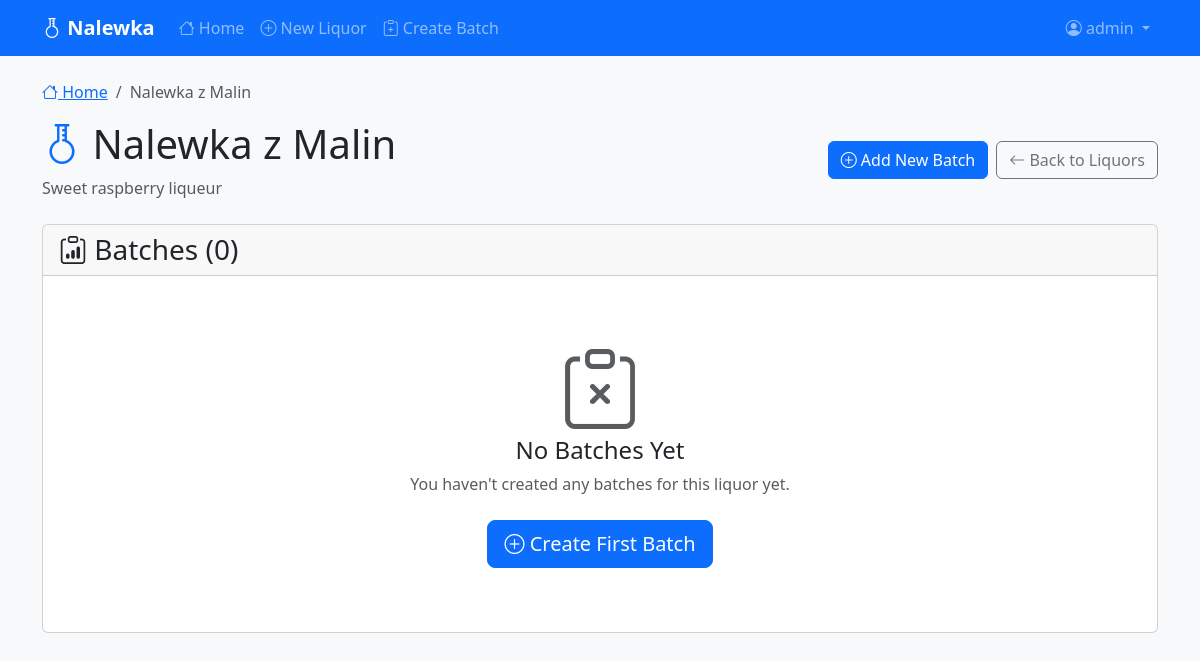
/liquor/3/batches (signed in), run on the app's committed database.
### app/models.py (models this page shows, shortened)
class User(UserMixin, db.Model):
    id: so.Mapped[int] = so.mapped_column(primary_key=True)
    username: so.Mapped[str] = so.mapped_column(sa.String(64), index=True,
                                                unique=True)
    email: so.Mapped[str] = so.mapped_column(sa.String(120), index=True,
                                             unique=True)
    password_hash: so.Mapped[Optional[str]] = so.mapped_column(sa.String(256))
    created_at: so.Mapped[datetime] = so.mapped_column(index=True, default=lambda: datetime.now(timezone.utc))
    liquors: so.Mapped[list['Liquor']] = so.relationship(back_populates='user')

class Liquor(db.Model):
    id: so.Mapped[int] = so.mapped_column(primary_key=True)
    name: so.Mapped[str] = so.mapped_column(sa.String(128), index=True)
    created: so.Mapped[datetime] = so.mapped_column(index=True, default=lambda: datetime.now(timezone.utc))
    description: so.Mapped[Optional[str]] = so.mapped_column(sa.Text())
    user_id: so.Mapped[int] = so.mapped_column(sa.ForeignKey(User.id), index=True)
    user: so.Mapped[User] = so.relationship(back_populates='liquors')
    batches: so.Mapped[list['Batch']] = so.relationship(back_populates='liquor', cascade='all, delete-orphan')

### app/routes.py (the view)
@main_bp.route('/liquor/<int:liquor_id>/batches')
@login_required
@handle_db_errors
def liquor_batches(liquor_id):
    liquor = db.session.get(Liquor, liquor_id)
    if not liquor or liquor.user_id != current_user.id:
        flash('Liquor not found or access denied.', 'error')
        return redirect(url_for('main.index'))
    batches = db.session.scalars(
        sa.select(Batch).where(Batch.liquor_id == liquor_id).order_by(Batch.date.desc())
    ).all()
    return render_template('liquor_batches.html', liquor=liquor, batches=batches)

### app/__init__.py (called while the page is built)
def create_app(config_class=Config):
    app = Flask(__name__)
    app.config.from_object(config_class)
    app.config['GIT_COMMIT_HASH'] = get_git_commit_hash()
    if app.config['GIT_COMMIT_HASH'] is None:
        app.config['GIT_COMMIT_HASH'] = 'unknown'
    db.init_app(app)
    migrate.init_app(app, db)
    login.init_app(app)
    from app.routes import main_bp
    app.register_blueprint(main_bp)
    @app.errorhandler(404)
    def not_found_error(error):
        return render_template('404.html'), 404
    @app.errorhandler(500)
    def internal_error(error):
        db.session.rollback()
        return render_template('500.html'), 500
    @app.context_processor
    def inject_git_hash():
        return dict(git_commit_hash=app.config.get('GIT_COMMIT_HASH'))
    return app

### app/models.py (called while the page is built)
@login.user_loader
def load_user(id):
    return db.session.get(User, int(id))

### app/routes.py (called while the page is built)
def handle_db_errors(f):
    @wraps(f)
    def decorated_function(*args, **kwargs):
        try:
            return f(*args, **kwargs)
        except Exception as e:
            flash(f'A database error occurred: {str(e)}', 'error')
            return redirect(url_for('main.index'))
    return decorated_function

### app/templates/liquor_batches.html
{% extends "base.html" %}
{% block content %}
<nav aria-label="breadcrumb" class="mb-3">
    <ol class="breadcrumb">
        <li class="breadcrumb-item"><a href="{{ url_for('main.index') }}"><i class="bi bi-house"></i> Home</a></li>
        <li class="breadcrumb-item active" aria-current="page">{{ liquor.name }}</li>
    </ol>
</nav>
<div class="row">
    <div class="col-12">
        <div class="d-flex justify-content-between align-items-center mb-4">
            <div>
                <h1><i class="bi bi-flask-florence text-primary"></i> {{ liquor.name }}</h1>
                <p class="text-muted mb-0">{{ liquor.description or 'No description available' }}</p>
            </div>
            <div class="d-flex gap-2">
                <a href="{{ url_for('main.batch_formula') }}?liquor={{ liquor.id }}" class="btn btn-primary">
                    <i class="bi bi-plus-circle"></i> Add New Batch
                </a>
                <a href="{{ url_for('main.index') }}" class="btn btn-outline-secondary">
                    <i class="bi bi-arrow-left"></i> Back to Liquors
                </a>
            </div>
        </div>
    </div>
</div>
<div class="row">
    <div class="col-12">
        <div class="card">
            <div class="card-header">
                <h3 class="mb-0"><i class="bi bi-clipboard-data"></i> Batches ({{ batches|length }})</h3>
            </div>
            <div class="card-body">
                {% if batches %}
                    <div class="table-responsive">
                        <table class="table table-hover">
                            <thead>
                                <tr>
                                    <th>Date</th>
                                    <th>Description</th>
                                    <th>Bottles</th>
                                    <th>Ingredients</th>
                                    <th>Actions</th>
                                </tr>
                            </thead>
                            <tbody>
                                {% for batch in batches %}
                                    <tr>
                                        <td>
                                            <div class="d-flex flex-column">
                                                <strong>{{ batch.date.strftime('%Y-%m-%d') }}</strong>
                                                <small class="text-muted">{{ batch.date.strftime('%H:%M') }}</small>
                                            </div>
                                        </td>
                                        <td>
                                            <div class="fw-medium">{{ batch.description }}</div>
                                        </td>
                                        <td>
                                            {% if batch.bottle_count and batch.bottle_volume %}
                                                <div class="d-flex flex-column">
                                                    <strong>{{ batch.bottle_count }} bottles</strong>
                                                    <small class="text-muted">{{ batch.bottle_volume }}ml each</small>
                                                    <small class="text-muted">Total: {{ "%.1f"|format(batch.total_volume_liters) }}L</small>
                                                </div>
                                            {% else %}
                                                <span class="text-muted">No bottle info</span>
                                            {% endif %}
                                        </td>
                                        <td>
                                            {% if batch.formulas %}
                                                <div class="d-flex flex-wrap gap-1">
                                                    {% for formula in batch.formulas %}
                                                        <span class="badge bg-light text-dark border">
                                                            {{ formula.ingredient.name }}: {{ formula.quantity }} {{ formula.unit }}
                                                        </span>
                                                    {% endfor %}
                                                </div>
                                            {% else %}
                                                <span class="text-muted">No ingredients</span>
                                            {% endif %}
                                        </td>
                                        <td>
                                            <div class="btn-group btn-group-sm" role="group">
                                                <a href="{{ url_for('main.batch_details', batch_id=batch.id) }}"
                                                   class="btn btn-outline-primary">
                                                    <i class="bi bi-eye"></i> View
                                                </a>
                                                <a href="{{ url_for('main.edit_batch_bottles', batch_id=batch.id) }}"
                                                   class="btn btn-outline-secondary">
                                                    <i class="bi bi-pencil"></i> Edit Bottles
                                                </a>
                                            </div>
                                        </td>
                                    </tr>
                                {% endfor %}
                            </tbody>
                        </table>
                    </div>
                {% else %}
                    <div class="text-center py-5">
                        <i class="bi bi-clipboard-x display-1 text-muted mb-3"></i>
                        <h4>No Batches Yet</h4>
                        <p class="text-muted mb-4">You haven't created any batches for this liquor yet.</p>
                        <a href="{{ url_for('main.batch_formula') }}?liquor={{ liquor.id }}" class="btn btn-primary btn-lg">
                            <i class="bi bi-plus-circle"></i> Create First Batch
                        </a>
                    </div>
                {% endif %}
            </div>
        </div>
    </div>
</div>
{% endblock %}

### app/templates/base.html (shortened to what this page needs)
<!DOCTYPE html>
<html lang="en">
<head>
    <link href="https://cdn.jsdelivr.net/npm/bootstrap@5.3.0/dist/css/bootstrap.min.css" rel="stylesheet">
    <link rel="stylesheet" href="https://cdn.jsdelivr.net/npm/bootstrap-icons@1.13.1/font/bootstrap-icons.min.css">
</head>
<body>
    <nav class="navbar navbar-expand-lg navbar-dark bg-primary">
        <div class="container">
            <a class="navbar-brand" href="{{ url_for('main.index') }}">
              <i class="bi bi-flask-florence"></i> Nalewka
            </a>
            <div class="collapse navbar-collapse" id="navbarNav">
                <ul class="navbar-nav me-auto">
                    <li class="nav-item">
                        <a class="nav-link" href="{{ url_for('main.index') }}">
                            <i class="bi bi-house"></i> Home
                        </a>
                    </li>
                    {% if current_user.is_authenticated %}
                        <li class="nav-item">
                            <a class="nav-link" href="{{ url_for('main.create_liquor') }}">
                                <i class="bi bi-plus-circle"></i> New Liquor
                            </a>
                        </li>
                        <li class="nav-item">
                            <a class="nav-link" href="{{ url_for('main.batch_formula') }}">
                                <i class="bi bi-clipboard-plus"></i> Create Batch
                            </a>
                        </li>
                    {% endif %}
                </ul>
                <ul class="navbar-nav">
                    {% if current_user.is_authenticated %}
                        <li class="nav-item dropdown">
                            <a class="nav-link dropdown-toggle" href="#" role="button" data-bs-toggle="dropdown">
                                <i class="bi bi-person-circle"></i> {{ current_user.username }}
                            </a>
                        </li>
                    {% endif %}
                </ul>
            </div>
        </div>
    </nav>
    <main class="container mt-4">
        {% block content %}{% endblock %}
    </main>
</body>
</html>

### app/templates/base.html (style rules this page uses)
body { background-color: #f8f9fa; }
.navbar-brand { font-weight: bold; }

### data on the page
User: username "admin"
Liquor: name "Nalewka z Malin", description "Sweet raspberry liqueur"

### other printed values
{{ batches|length }} "0"
